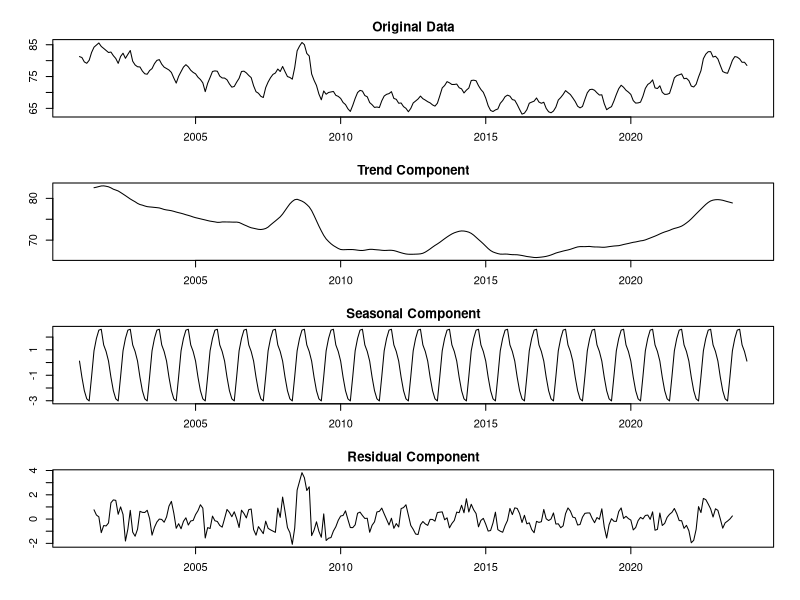
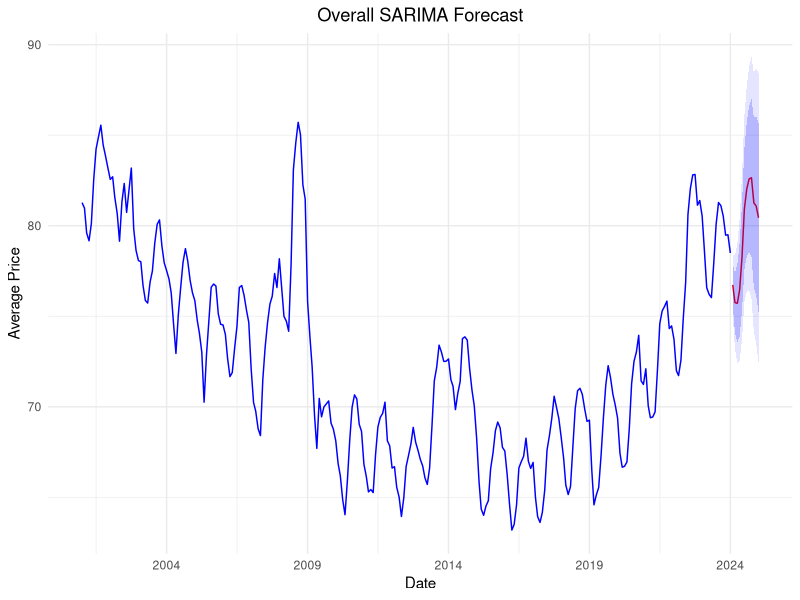
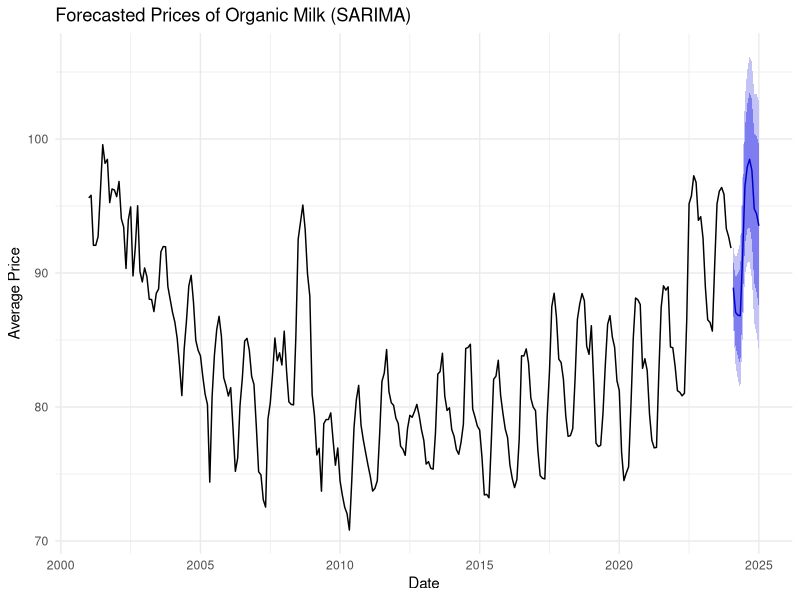
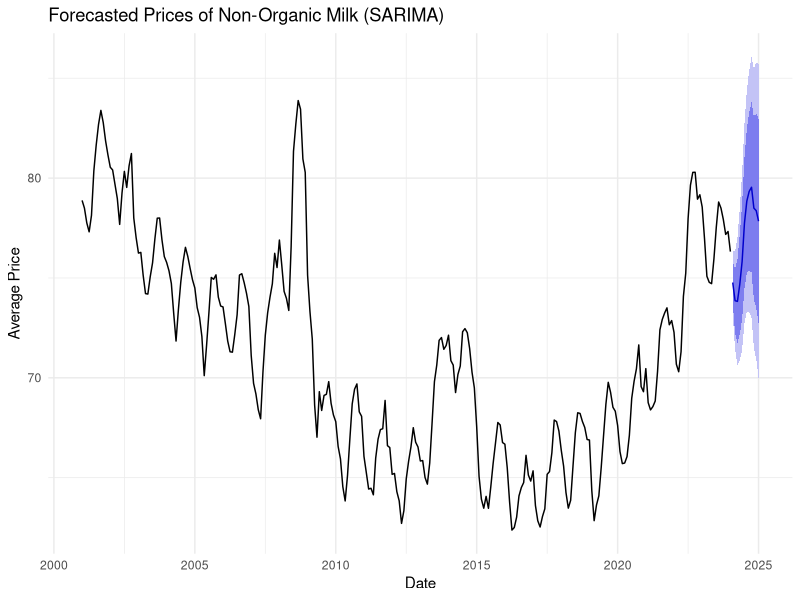
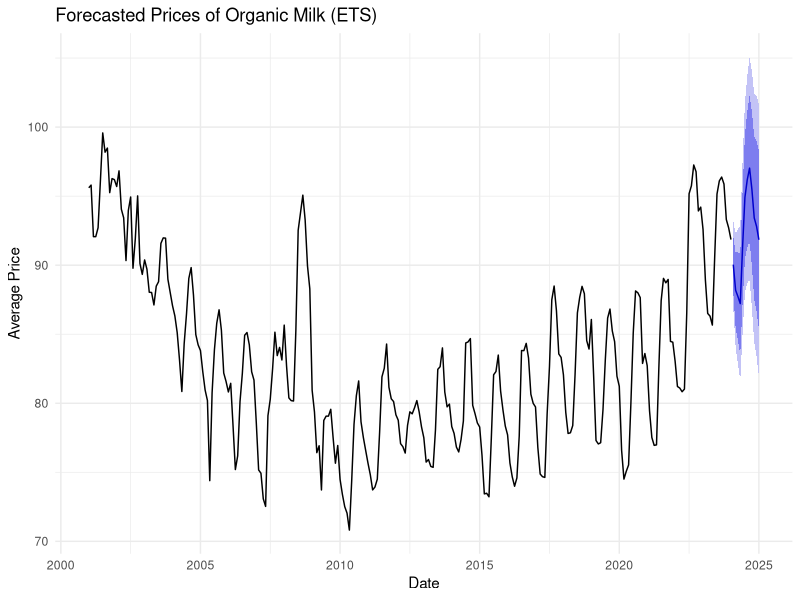
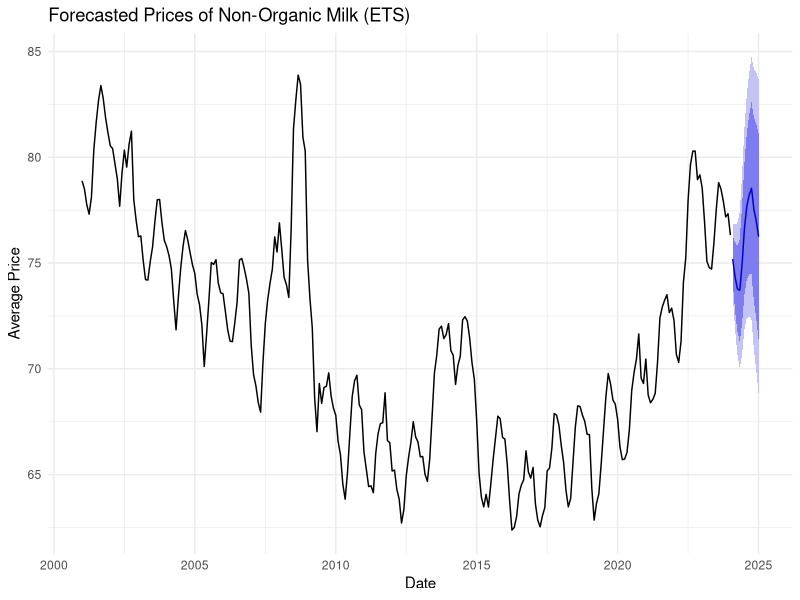
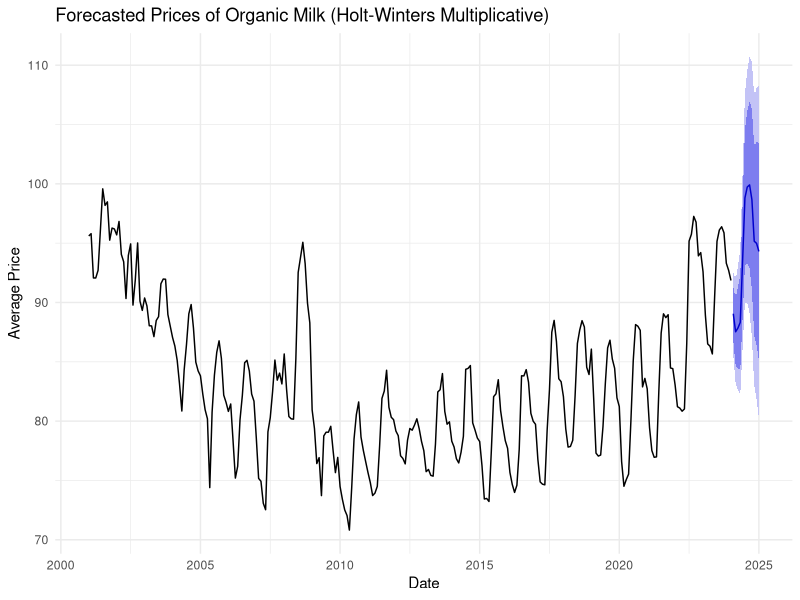
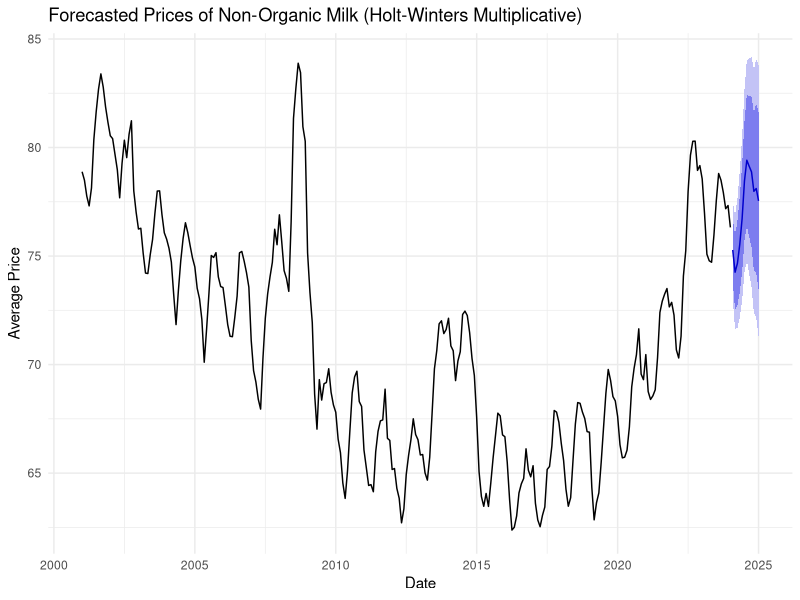

These charts were generated, in order, by the following R code: (Note: this script raises an error after producing the figures.)
## ---- chunk 1
# Charger les packages nécessaires
library(tidyverse)
library(lubridate)
library(forecast)
library(ggplot2)

# Importer les données
swiss_decomposition <- read_csv('../data/swiss_production_data.csv', show_col_types = FALSE)
## ---- chunk 2
# Assurez-vous que les dates sont de type Date et que 'Date' est l'index
swiss_decomposition <- swiss_decomposition %>%
  mutate(Date = as.Date(Date, format = "%Y-%m-%d")) %>%
  arrange(Date)

# Calculez la moyenne des prix par date
data <- swiss_decomposition %>%
  group_by(Date = floor_date(Date, "month")) %>%
  summarise(Price = mean(Price, na.rm = TRUE))

# Convertir en série temporelle
data_ts <- ts(data$Price, start = c(year(min(data$Date)), month(min(data$Date))), frequency = 12)

# Appliquez la décomposition classique
decomposition <- decompose(data_ts, type = "additive")  # ou 'multiplicative' selon le cas

# Créez un graphique avec des subplots
par(mfrow = c(4, 1), mar = c(3, 3, 2, 1), oma = c(1, 1, 1, 1))

# Plot the original data
plot(data_ts, main = "Original Data", ylab = "Prix")

# Plot the trend component
plot(decomposition$trend, main = "Trend Component", ylab = "Trend")

# Plot the seasonal component
plot(decomposition$seasonal, main = "Seasonal Component", ylab = "Seasonal")

# Plot the residual component
plot(decomposition$random, main = "Residual Component", ylab = "Residual")

# Ajuster le layout
par(mfrow = c(1, 1))
## ---- chunk 3
# Assurez-vous que les dates sont de type Date et que 'Date' est l'index
library(dplyr)
library(lubridate)
library(forecast)
library(ggplot2)

swiss_decomposition <- swiss_decomposition %>%
  mutate(Date = as.Date(Date, format = "%Y-%m-%d")) %>%
  arrange(Date)

# Calculez la moyenne des prix par date (par mois)
data <- swiss_decomposition %>%
  group_by(Date) %>%
  summarise(Price = mean(Price, na.rm = TRUE), .groups = 'drop')

# Convertir en série temporelle
data_ts <- ts(data$Price, start = c(year(min(data$Date)), month(min(data$Date))), frequency = 12)

# Ajustement du modèle SARIMA avec auto.arima pour sélectionner les meilleurs paramètres
sarima_model <- auto.arima(data_ts, seasonal = TRUE, stepwise = FALSE, approximation = FALSE)

# Prévision avec intervalles de confiance de 80 % et 95 %
sarima_forecast <- forecast(sarima_model, h = 12, level = c(80, 95))

# Créer des dataframes pour les prévisions et les intervalles de confiance
data_forecast <- data.frame(Date = seq.Date(from = max(data$Date) + months(1), 
                                            by = "month", length.out = 12),
                            Forecast = as.numeric(sarima_forecast$mean),
                            Lower80 = sarima_forecast$lower[,1],
                            Upper80 = sarima_forecast$upper[,1],
                            Lower95 = sarima_forecast$lower[,2],
                            Upper95 = sarima_forecast$upper[,2])

# Tracer les résultats avec ggplot2
ggplot() +
  geom_line(data = data, aes(x = Date, y = Price), color = "blue", size = 0.5) +
  geom_line(data = data_forecast, aes(x = Date, y = Forecast), color = "red", size = 0.5) +
  geom_ribbon(data = data_forecast, aes(x = Date, ymin = Lower80, ymax = Upper80), fill = "blue", alpha = 0.2) +
  geom_ribbon(data = data_forecast, aes(x = Date, ymin = Lower95, ymax = Upper95), fill = "blue", alpha = 0.1) +
  scale_x_date(date_breaks = "5 years", date_labels = "%Y") +
  labs(title = 'Overall SARIMA Forecast', x = 'Date', y = 'Average Price') +
  theme_minimal() +
  theme(plot.title = element_text(hjust = 0.5))
## ---- chunk 4
# Assurez-vous que les dates sont de type Date et que 'Date' est l'index
swiss_decomposition <- swiss_decomposition %>%
  mutate(Date = as.Date(Date, format = "%Y-%m-%d")) %>%
  arrange(Date)

# Filtrer les données pour les systèmes de production 'Bio' et 'Conventional'
data_bio <- swiss_decomposition %>%
  filter(`System of production` == 'Bio') %>%
  group_by(Date = floor_date(Date, "month")) %>%
  summarise(Price = mean(Price, na.rm = TRUE)) %>%
  ungroup()

data_conventional <- swiss_decomposition %>%
  filter(`System of production` == 'Conventional') %>%
  group_by(Date = floor_date(Date, "month")) %>%
  summarise(Price = mean(Price, na.rm = TRUE)) %>%
  ungroup()

# Convertir en série temporelle
ts_bio <- ts(data_bio$Price, start = c(year(min(data_bio$Date)), month(min(data_bio$Date))), frequency = 12)
ts_conventional <- ts(data_conventional$Price, start = c(year(min(data_conventional$Date)), month(min(data_conventional$Date))), frequency = 12)

# Ajuster les modèles SARIMA
fit_bio_sarima <- auto.arima(ts_bio, seasonal = TRUE, stepwise = FALSE, approximation = FALSE)
fit_conventional_sarima <- auto.arima(ts_conventional, seasonal = TRUE, stepwise = FALSE, approximation = FALSE)

# Prévisions pour les 12 prochains mois
forecast_bio_sarima <- forecast(fit_bio_sarima, h = 12)
forecast_conventional_sarima <- forecast(fit_conventional_sarima, h = 12)

# Tracer les prévisions
autoplot(forecast_bio_sarima) +
  labs(title = "Forecasted Prices of Organic Milk (SARIMA)", x = "Date", y = "Average Price") +
  theme_minimal()

autoplot(forecast_conventional_sarima) +
  labs(title = "Forecasted Prices of Non-Organic Milk (SARIMA)", x = "Date", y = "Average Price") +
  theme_minimal()
## ---- chunk 5
# Charger les packages nécessaires
library(tidyverse)
library(lubridate)
library(forecast)
library(ggplot2)

# Filtrer les données pour les systèmes de production 'Bio' et 'Conventional'
data_bio <- swiss_decomposition %>%
  filter(`System of production` == 'Bio') %>%
  group_by(Date = floor_date(Date, "month")) %>%
  summarise(Price = mean(Price, na.rm = TRUE)) %>%
  ungroup()

data_conventional <- swiss_decomposition %>%
  filter(`System of production` == 'Conventional') %>%
  group_by(Date = floor_date(Date, "month")) %>%
  summarise(Price = mean(Price, na.rm = TRUE)) %>%
  ungroup()

# Convertir en série temporelle
ts_bio <- ts(data_bio$Price, start = c(year(min(data_bio$Date)), month(min(data_bio$Date))), frequency = 12)
ts_conventional <- ts(data_conventional$Price, start = c(year(min(data_conventional$Date)), month(min(data_conventional$Date))), frequency = 12)

# Ajuster les modèles de lissage exponentiel (ETS)
fit_bio_ets <- ets(ts_bio)
fit_conventional_ets <- ets(ts_conventional)

# Prévisions pour les 12 prochains mois
forecast_bio_ets <- forecast(fit_bio_ets, h = 12)
forecast_conventional_ets <- forecast(fit_conventional_ets, h = 12)

# Tracer les prévisions
autoplot(forecast_bio_ets) +
  labs(title = "Forecasted Prices of Organic Milk (ETS)", x = "Date", y = "Average Price") +
  theme_minimal()

autoplot(forecast_conventional_ets) +
  labs(title = "Forecasted Prices of Non-Organic Milk (ETS)", x = "Date", y = "Average Price") +
  theme_minimal()
## ---- chunk 6
# Charger les packages nécessaires
library(forecast)
library(ggplot2)

# Convertir en série temporelle
ts_bio <- ts(data_bio$Price, start = c(year(min(data_bio$Date)), month(min(data_bio$Date))), frequency = 12)
ts_conventional <- ts(data_conventional$Price, start = c(year(min(data_conventional$Date)), month(min(data_conventional$Date))), frequency = 12)

# Ajuster le modèle de Holt-Winters (multiplicatif pour la saisonnalité multiplicative)
fit_bio_hw <- hw(ts_bio, seasonal = "multiplicative")
fit_conventional_hw <- hw(ts_conventional, seasonal = "multiplicative")

# Prévisions pour les 12 prochains mois
forecast_bio_hw <- forecast(fit_bio_hw, h = 12)
forecast_conventional_hw <- forecast(fit_conventional_hw, h = 12)

# Tracer les prévisions
autoplot(forecast_bio_hw) +
  labs(title = "Forecasted Prices of Organic Milk (Holt-Winters Multiplicative)", x = "Date", y = "Average Price") +
  theme_minimal()

autoplot(forecast_conventional_hw) +
  labs(title = "Forecasted Prices of Non-Organic Milk (Holt-Winters Multiplicative)", x = "Date", y = "Average Price") +
  theme_minimal()
## ---- chunk 7
#create combine Combined_Sales data by adding col 'Total Sales 2022' and 'Total Sales 2023'
df_merged_sales <- df_merged_sales %>%
  mutate(Combined_Sales = `Total Sales 2022` + `Total Sales 2023`)

# Calculate the total combined sales of all locations
total_combined_sales <- sum(df_merged_sales$Combined_Sales)

# Calculate the percentage contribution of each location
percentage_contributions <- df_merged_sales %>%
  mutate(Percentage_Contribution = (Combined_Sales / total_combined_sales) * 100)
#sort ascending by percentage contribution
percentage_contributions <- percentage_contributions %>%
  arrange(desc(Percentage_Contribution))

# Sort the data by Percentage_Contribution in descending order
percentage_contributions <- percentage_contributions %>%
  arrange(desc(Percentage_Contribution)) %>%
  mutate(Cumulative_Percentage = cumsum(Percentage_Contribution))
## ---- chunk 8
# Sort the data by Percentage_Contribution in descending order
percentage_contributions <- percentage_contributions %>%
  arrange(desc(Percentage_Contribution)) %>%
  mutate(
    Cumulative_Percentage = cumsum(Percentage_Contribution),
    Location_Count = row_number()
  )

# Total number of locations
total_locations <- nrow(percentage_contributions)

# Find the smallest number of locations contributing to approximately 80% of sales
eighty_percent_point <- min(percentage_contributions$Location_Count[percentage_contributions$Cumulative_Percentage >= 80])

# Percentage of locations contributing to 80% of sales
percentage_of_locations <- eighty_percent_point / total_locations * 100

# Create the Pareto chart
pareto_chart <- ggplot(percentage_contributions, aes(x = reorder(Location, -Percentage_Contribution), y = Percentage_Contribution)) +
  geom_bar(stat = "identity", aes(fill = Percentage_Contribution)) +
  scale_fill_viridis(option = "D", direction = -1) +
  geom_line(aes(y = Cumulative_Percentage), group = 1, color = "skyblue", size = 1.5) +
  geom_vline(xintercept = eighty_percent_point, linetype = "dashed", color = "blue") +
  geom_hline(yintercept = 80, linetype = "dashed", color = "blue") +
  scale_y_continuous(sec.axis = sec_axis(~ ., name = "Cumulative Percentage")) +
  labs(title = "Pareto Chart of Sales Contributions by Location",
       subtitle = sprintf("Approx. %.1f%% of locations contribute to 80%% of sales", percentage_of_locations),
       x = "Location",
       y = "Percentage Contribution") +
  theme_minimal() +
  theme(axis.text.x = element_text(angle = 45, hjust = 1))

# Print the chart
pareto_chart
## ---- chunk 9
percentage_contributions
# Find the cutoff point where the cumulative percentage reaches or just exceeds 80%
cutoff_index <- which(percentage_contributions$Cumulative_Percentage >= 80)[1]

# Filter the data to include only the locations contributing to 80% of the sales
locations_80_percent <- percentage_contributions[1:cutoff_index, ] %>%
  select(Location, `Total Sales 2022`, `Total Sales 2023`, Combined_Sales, Percentage_Contribution)
locations_80_percent
# Create a reactable table
reactable_table <- reactable(locations_80_percent, columns = list(
  Location = colDef(name = "Location", sortable = TRUE, searchable = TRUE),
  'Total Sales 2022' = colDef(name = "Total Sales 2022"),
  'Total Sales 2023' = colDef(name = "Total Sales 2023"),
  Combined_Sales = colDef(name = "Combined Sales")), 
  highlight = TRUE,  # Highlight rows on hover
  defaultPageSize = 10,  # Display 10 rows per page
  paginationType = "numbers",  # Use numbers for page navigation
  searchable = TRUE,  # Make the table searchable
  sortable = TRUE,  # Allow sorting
  resizable = TRUE  # Allow column resizing
)
# Output the reactable table
reactable_table
## ---- chunk 10
# Calculate correlation coefficients for each party
correlation_df <- data.frame(Party = c("PLR", "PS", "UDC", "Centre", "Verts", "Vertliberaux"),
                             Correlation = sapply(merged_data[, 4:9], function(x) cor(x, merged_data$`2023`)))

# Print the correlation coefficients
print(correlation_df)

# Create a matrix of plots for each party
party_plots <- lapply(names(merged_data)[4:9], function(party) {
  ggplot(merged_data, aes_string(x = "`2023`", y = party)) +
    geom_point() +
    geom_smooth(method = "lm", se = FALSE, color = "blue") +
    labs(x = "Annual Sales", y = paste(party, "Party Presence (%)"), title = paste("Correlation:", party, "Party vs. Sales")) +
    theme_minimal()
})

# Arrange the plots in a matrix layout
matrix_plot <- gridExtra::grid.arrange(grobs = party_plots, ncol = 2)
matrix_plot
## ---- chunk 11

# Read sales data from data.qmd
sales_data_2023 <- sales_data %>%
  select(-`2022`)

# Filter party data to keep only values above 20
filtered_party_data <- party_data %>%
  filter(PLR > 20 | PS > 20 | UDC > 20 | Centre > 20 | Verts > 20 | Vertliberaux > 20)

# Create separate datasets for each political party
plr_data <- filtered_party_data %>%
  filter(PLR > 20) %>%
  select(Location, PLR)

ps_data <- filtered_party_data %>%
  filter(PS > 20) %>%
  select(Location, PS)

udc_data <- filtered_party_data %>%
  filter(UDC > 20) %>%
  select(Location, UDC)

centre_data <- filtered_party_data %>%
  filter(Centre > 20) %>%
  select(Location, Centre)

verts_data <- filtered_party_data %>%
  filter(Verts > 20) %>%
  select(Location, Verts)

vertliberaux_data <- filtered_party_data %>%
  filter(Vertliberaux > 20) %>%
  select(Location, Vertliberaux)

# Merge each party's data with sales data for 2023
plr_sales <- merge(sales_data_2023, plr_data, by.x = "Location")
ps_sales <- merge(sales_data_2023, ps_data, by.x = "Location")
udc_sales <- merge(sales_data_2023, udc_data, by.x = "Location")
centre_sales <- merge(sales_data_2023, centre_data, by.x = "Location")
verts_sales <- merge(sales_data_2023, verts_data, by.x = "Location")
vertliberaux_sales <- merge(sales_data_2023, vertliberaux_data, by.x = "Location")

# Calculate total sales for each party
plr_total_sales <- sum(plr_sales$`2023`)
ps_total_sales <- sum(ps_sales$`2023`)
udc_total_sales <- sum(udc_sales$`2023`)
centre_total_sales <- sum(centre_sales$`2023`)
verts_total_sales <- sum(verts_sales$`2023`)

# Create a data frame for total sales by party
total_sales_df <- data.frame(Party = c("PLR", "PS", "UDC", "Centre", "Verts"),
                             Total_Sales = c(plr_total_sales, ps_total_sales, udc_total_sales,
                                             centre_total_sales, verts_total_sales))

# Define colors for each party
party_colors <- c("PLR" = "blue", "PS" = "red", "UDC" = "darkgreen", "Centre" = "orange", "Verts" = "green")

# Sort the data frame by Total_Sales in descending order
total_sales_df <- total_sales_df[order(-total_sales_df$Total_Sales), ]

# Plot total sales by party in descending order with specified colors
ggplot(total_sales_df, aes(x = reorder(Party, -Total_Sales), y = Total_Sales, fill = Party)) +
  geom_bar(stat = "identity") +
  labs(title = "Total Sales by Political Party in 2023", x = "Party", y = "Total Sales") +
  theme_minimal() +
  theme(axis.text.x = element_text(angle = 45, hjust = 1)) +
  scale_fill_manual(values = party_colors)
## ---- chunk 12
# Create a scatterplot
ggplot(merged_df, aes(x = `Revenu/contribuable`, y = `2022`)) +
  geom_point(aes(color = Location)) +
  labs(x = "Revenu/contribuable", y = "Sales 2022", title = "Relationship between Revenu/contribuable and Sales in 2022") +
  geom_smooth(method = "lm", se = FALSE) +
  theme_minimal()

# Create another scatterplot for 2023
ggplot(merged_df, aes(x = `Revenu/contribuable`, y = `2023`)) +
  geom_point(aes(color = Location)) +
  labs(x = "Revenu/contribuable", y = "Sales 2023", title = "Relationship between Revenu/contribuable and Sales in 2023") +
  geom_smooth(method = "lm", se = FALSE) +
  theme_minimal()
## ---- chunk 13
#get the distance_matrix in r
distance_matrix <- py$distance_matrix

#use reactable to show the table 
#show it using reactable
reactable(
  distance_matrix,  
  highlight = TRUE,  # Highlight rows on hover
  defaultPageSize = 10,  # Display 10 rows per page
  paginationType = "numbers",  # Use numbers for page navigation
  searchable = TRUE,  # Make the table searchable
  sortable = TRUE,  # Allow sorting
  resizable = TRUE  # Allow column resizing
)
